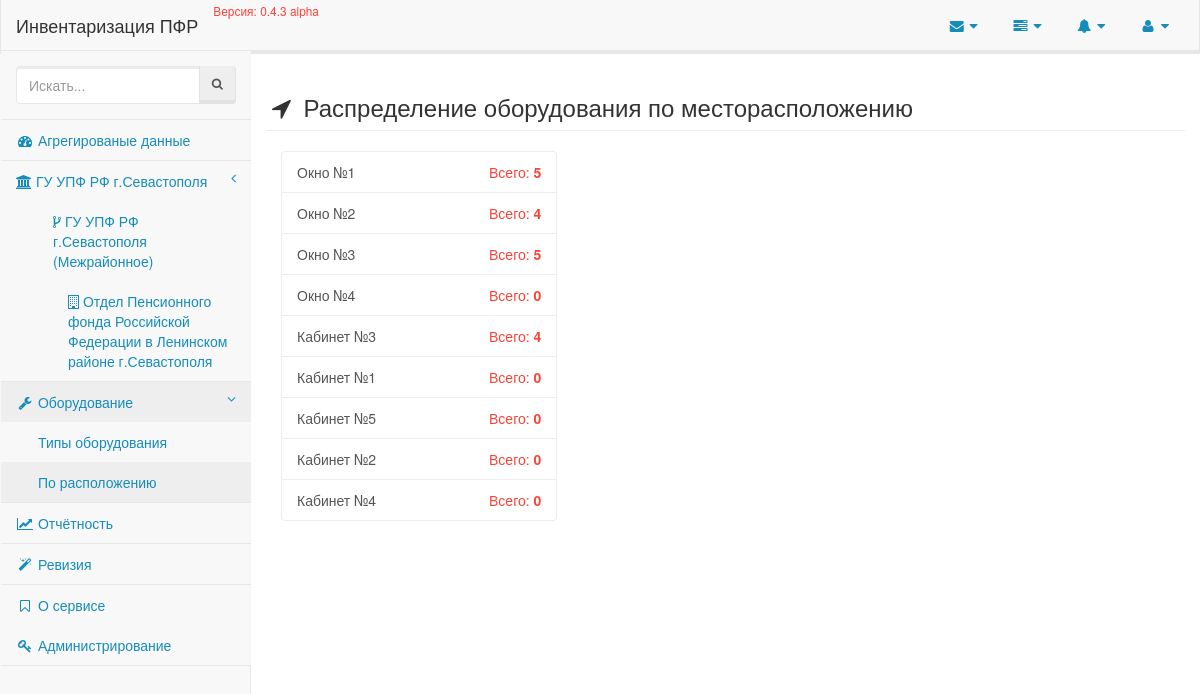
Page /equipments/emplacements/ on the committed database.
### enterprise/models/organisation.py (models this page shows, shortened)
class Organisation(models.Model):
    title = models.CharField(_('Наименование'), max_length=80, unique=True, db_index=True)
    short_title = models.CharField(_('Краткое наименование'), max_length=40, unique=True, blank=True)
    parent = models.ForeignKey('self', related_name='subordinates', default=0, blank=True, null=True, verbose_name='В подчинении')
    @staticmethod
    def all():
        return Organisation.objects.all()
    class Meta:
        verbose_name = _('Организация')
        verbose_name_plural = _('Организации')
        app_label = 'enterprise'

### enterprise/models/location.py (models this page shows, shortened)
class Location(models.Model):
    emplacement = models.CharField(_('Расположение'), max_length=50, db_index=True, unique=True)
    organisation = models.ForeignKey(Organisation, verbose_name='Находится в организации')
    is_active = models.BooleanField(_('Активно?'), default=True)
    annotation = LocationAnnotations()
    objects = models.Manager()
    class Meta:
        verbose_name = _('Месторасположение')
        verbose_name_plural = _('Месторасположения')
        app_label = 'enterprise'

### equipment/views.py (the view)
class EquipmentLocationsView(TemplateView):
    template_name = 'equipment/locations.html'
    def locations(self):
        selection = Location.annotation.all()
        return {
            'selection': selection
        }
    def meta(self):
        return {
            'title': 'Распределение оборудования по месторасположению'
        }

### enterprise/models/location.py (called while the page is built)
    def get_queryset(self):
        return super(LocationAnnotations, self).get_queryset().annotate(emplacement_count=models.Count('employee__equipment'))

### enterprise/templatetags/organisations_menu.py (called while the page is built)
@register.inclusion_tag('partials/organisations_menu.html')
def organisations_menu():
    menu = Organisation.all().filter(parent=None)
    return {'menu': menu}

### events/templatetags/events.py (called while the page is built)
@register.inclusion_tag('partials/_events.html')
def events():
    logs = LogEntry.objects.select_related('content_type').all().order_by('-action_time')[:5]
    return {
        'events': logs
    }

### inventory/__init__.py (called while the page is built)
def appname(request):
    return {'appname': __appname__}

def app_version(request):
    return {'app_version': __version__}

### equipment/templates/equipment/locations.html (shortened to what this page needs)
{% extends 'layouts/application.html' %}
{% block content %}
    <div class="row">
        <h3 class="page-header">
            <i class="fa fa-location-arrow fa-fw"></i>
            {{ view.meta.title }}
        </h3>
        <div class="col-lg-4">
            <div class="list-group">
                {% for location in view.locations.selection %}
                    <a href="{% url 'equipment:emplacement' location.id %}" class="list-group-item">
                        {{ location.emplacement }}
                        <span class="pull-right text-danger">
                            Всего: <b>{{ location.emplacement_count }}</b>
                        </span>
                    </a>
                {% endfor %}
            </div>
        </div>
    </div>
{% endblock %}

### templates/partials/organisations_menu.html
{% for item in menu %}
    <li>
        <a href="{% url 'enterprise:detail' item.pk %}">
            <span class="fa fa-institution"> </span>
            {{ item.title }}
            <span class="fa arrow"></span>
        </a>
            <ul class="nav nav-third-level">
                {% for subordinate in item.subordinates.all %}
                    <li>
                        <a href="{% url 'enterprise:detail' subordinate.pk %}">
                            <span class="fa fa-code-fork"> </span>
                            {{ subordinate.title }}
                        </a>
                            <ul class="nav nav-fourth-level">
                                {% for sub in subordinate.subordinates.all %}
                                    <li>
                                        <a href="{% url 'enterprise:detail' sub.pk %}">
                                            <span class="fa fa-building-o"> </span>
                                            {{ sub.title }}
                                        </a>
                                    </li>
                                {% endfor %}
                            </ul>
                    </li>
                {% endfor %}
            </ul>
    </li>
{% endfor %}

### rows in the picture
Organisation: title "ГУ УПФ РФ г.Севастополя"
Organisation: title "ГУ УПФ РФ г.Севастополя (Межрайонное)"
Organisation: title "Отдел Пенсионного фонда Российской Федерации в Ленинском районе г.Севастополя"
Location: emplacement "Окно №1", emplacement_count "5"
Location: emplacement "Окно №2", emplacement_count "4"
Location: emplacement "Окно №3", emplacement_count "5"
Location: emplacement "Окно №4", emplacement_count "0"
Location: emplacement "Кабинет №3", emplacement_count "4"
Location: emplacement "Кабинет №1", emplacement_count "0"
Location: emplacement "Кабинет №5", emplacement_count "0"
Location: emplacement "Кабинет №2", emplacement_count "0"
Location: emplacement "Кабинет №4", emplacement_count "0"

### other values in the picture
{{ appname }} "Инвентаризация ПФР"
{{ app_version }} "0.4.3 alpha"
{{ view.meta.title }} "Распределение оборудования по месторасположению"
